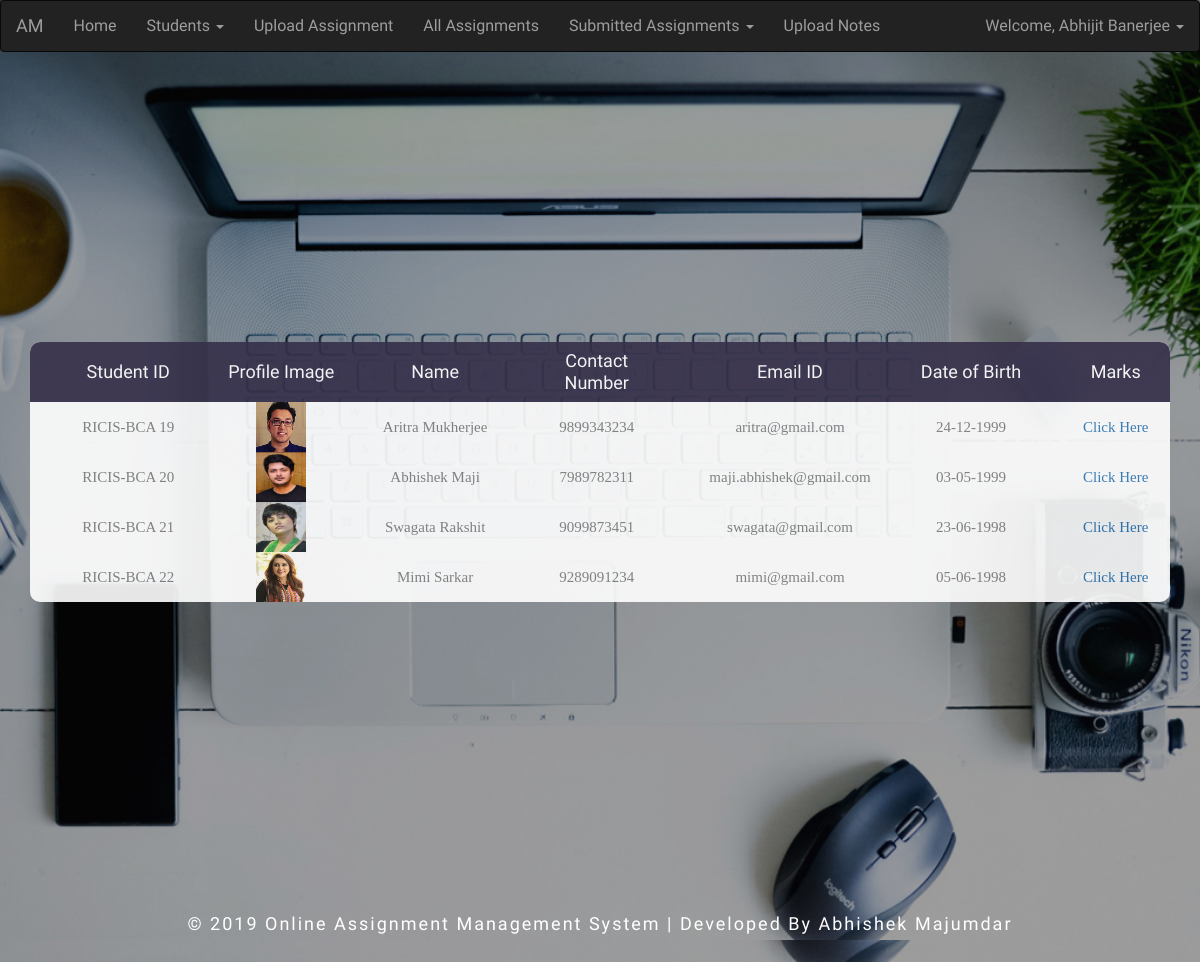
Page /view_students.php?yr=1st (signed in) on the committed database.
### tables this page shows
CREATE TABLE `st_details` (
  `id` int(50) NOT NULL,
  `name` varchar(120) NOT NULL,
  `email` varchar(200) NOT NULL,
  `contact` varchar(13) NOT NULL,
  `course` varchar(100) NOT NULL,
  `password` varchar(200) NOT NULL,
  `status` int(1) NOT NULL,
  `img` varchar(200) NOT NULL,
  `address` varchar(300) NOT NULL,
  `year` varchar(6) NOT NULL,
  `dob` date NOT NULL,
  `reg_date` timestamp NOT NULL DEFAULT current_timestamp() ON UPDATE current_timestamp(),
  `certificate` varchar(4) NOT NULL
);

### view_students.php (the view, shortened to what this page needs)
<?php
	require_once('database/server.php');
	$yr=$_GET['yr'];
	$dept=$_SESSION['fac_dept'];
?>
<!DOCTYPE html>
<html lang="en">
<head>
  <link rel="stylesheet" href="https://maxcdn.bootstrapcdn.com/bootstrap/3.3.7/css/bootstrap.min.css">
	<link rel="stylesheet" type="text/css" href="css/main.css">
</head>
<body>
	<?php include('includes/header.php') ?>
	<div class="limiter">
		<div class="container-table100">
			<div class="wrap-table100">
				<div class="table100">
					<table>
						<thead>
							<tr class="table100-head">
								<th class="column1">Student ID</th>
								<th class="column1">Profile Image</th>
								<th class="column1">Name</th>
								<th class="column1">Contact Number</th>
								<th class="column1">Email ID</th>
								<th class="column1">Date of Birth</th>
								<th class="column1">Marks</th>
							</tr>
						</thead>
						<?php
							$sql="SELECT * FROM `st_details` WHERE year='$yr' and status='1' and course='$dept'";
							$result=mysqli_query($con,$sql);
							while ($row = mysqli_fetch_assoc($result)) {
						?>
						<tbody>
								<tr>
									<td class="column1"><?php echo "RICIS-BCA ".$row['id']?></td>
									<td class="column1"><img src="../student/uploads/<?php echo $row['img']?>" style="width:50px;height:50px;"></td>
									<td class="column1"><?php echo $row['name']?></td>
									<td class="column1"><?php echo $row['contact']?></td>
									<td class="column1"><?php echo $row['email']?></td>
									<td class="column1"><?php $timestamp = strtotime($row['dob']); $date = date('d-m-Y', $timestamp); echo $date; ?></td>
									<td class="column1"><a href="view_students_marks.php?st_id=<?php echo $row['id']; ?>">Click Here</a></td>
								</tr>
						</tbody>
							<?php } ?>
					</table>
				</div>
			</div>
		</div>
	</div>
<div class="footer">
		<p>
			 © 2019 Online Assignment Management System | Developed By Abhishek Majumdar
		</p>
	</div>
</body>
</html>

### css/main.css (style rules this page uses)
* { margin: 0px; padding: 0px; box-sizing: border-box; }
body, html { background: url(../images/b1.jpg) no-repeat; background-size: cover; -webkit-background-size: cover; -moz-background-size: cover; -o-background-size: cover; -ms-background-size: cover; background-position: center; font-size: 100%; font-family: 'Cuprum', sans-serif; min-height: 100vh; }
a { margin: 0px; transition: all 0.4s; -webkit-transition: all 0.4s; -o-transition: all 0.4s; -moz-transition: all 0.4s; }
p { margin: 0px; }
.limiter { width: 100%; margin: 0 auto; }
.container-table100 { width: 100%; min-height: 100vh; -webkit-background-size: cover; -moz-background-size: cover; -o-background-size: cover; -ms-background-size: cover; background-position: center; font-size: 100%; font-family: 'Cuprum', sans-serif; min-height: 100vh; opacity:0.9; display: -webkit-box; display: -webkit-flex; display: -moz-box; display: -ms-flexbox; display: flex; align-items: center; justify-content: center; flex-wrap: wrap; padding: 33px 30px; }
.wrap-table100 { width: 1170px; }
table { border-spacing: 1; border-collapse: collapse; background: white; border-radius: 10px; overflow: hidden; width: 100%; margin: 0 auto; position: relative; }
table * { position: relative; }
table td, table th { padding-left: 8px; }
table thead tr { height: 60px; background: #36304a; }
table tbody tr { height: 50px; }
table tbody tr:last-child { border: 0; }
table td, table th { text-align: left; }
.table100-head th { font-family: 'Cuprum', sans-serif; font-size: 18px; color: #fff; line-height: 1.2; font-weight: unset; text-align:center; }
tbody tr { font-family: OpenSans-Regular; font-size: 15px; color: #808080; line-height: 1.2; font-weight: unset; }
.column1 { width: 260px; padding-left: 40px; text-align:center; }
.footer { margin: 3vw .3vw 2vw; }
.footer p { font-size: 18px; color: #fff; letter-spacing: 2px; text-align: center; line-height: 1.8; }

### rows in the picture
st_details: id "19", img (picture), name "Aritra Mukherjee", contact "9899343234", email "aritra@gmail.com", dob "24-12-1999"
st_details: id "20", img (picture), name "Abhishek Maji", contact "7989782311", email "maji.abhishek@gmail.com", dob "03-05-1999"
st_details: id "21", img (picture), name "Swagata Rakshit", contact "9099873451", email "swagata@gmail.com", dob "23-06-1998"
st_details: id "22", img (picture), name "Mimi Sarkar", contact "9289091234", email "mimi@gmail.com", dob "05-06-1998"

### other values in the picture
$_SESSION['fac_name'] "Abhijit Banerjee"
